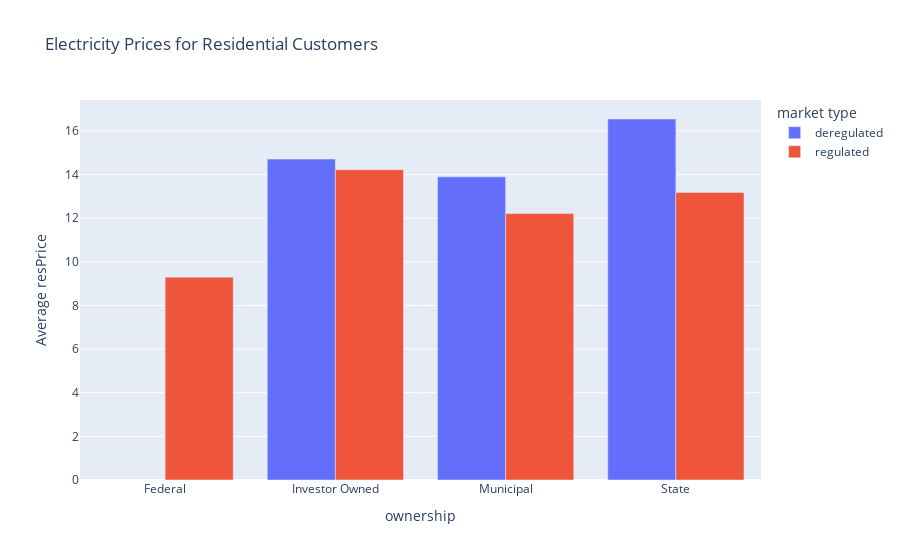

Write notebook code for a chart like this one.
### Code cell
df_2022 = df_cleaned[df_cleaned['year'] == 2022]
resavg = df_2022.groupby(['ownership', 'market type'])['resPrice'].mean().reset_index(name = 'Average resPrice')

# Filter the DataFrame to include only the desired ownership types
filtered_resavg = resavg[resavg['ownership'].isin(['Investor Owned', 'Municipal', 'State', 'Federal'])]
fig1 = px.bar(filtered_resavg, x = 'ownership', y = 'Average resPrice', color = 'market type', title = 'Electricity Prices for Residential Customers',barmode='group')
fig1

### Figure 1 — Plotly figure (JSON) as saved in the notebook; plotly's stock layout.template omitted (floating-point values rounded to 4 significant figures)
{"data": [{"alignmentgroup": "True", "hovertemplate": "market type=deregulated<br>ownership=%{x}<br>Average resPrice=%{y}<extra></extra>", "legendgroup": "deregulated", "marker": {"color": "#636efa", "pattern": {"shape": ""}}, "name": "deregulated", "offsetgroup": "deregulated", "orientation": "v", "showlegend": true, "textposition": "auto", "type": "bar", "x": ["Federal", "Investor Owned", "Municipal", "State"], "xaxis": "x", "y": [null, 14.71, 13.89, 16.55], "yaxis": "y"}, {"alignmentgroup": "True", "hovertemplate": "market type=regulated<br>ownership=%{x}<br>Average resPrice=%{y}<extra></extra>", "legendgroup": "regulated", "marker": {"color": "#EF553B", "pattern": {"shape": ""}}, "name": "regulated", "offsetgroup": "regulated", "orientation": "v", "showlegend": true, "textposition": "auto", "type": "bar", "x": ["Federal", "Investor Owned", "Municipal", "State"], "xaxis": "x", "y": [9.295, 14.22, 12.21, 13.17], "yaxis": "y"}], "layout": {"autosize": true, "barmode": "group", "legend": {"title": {"text": "market type"}, "tracegroupgap": 0}, "title": {"text": "Electricity Prices for Residential Customers"}, "xaxis": {"anchor": "y", "autorange": true, "domain": [0, 1], "range": [-0.5, 3.5], "title": {"text": "ownership"}, "type": "category"}, "yaxis": {"anchor": "x", "autorange": true, "domain": [0, 1], "range": [0, 17.42], "title": {"text": "Average resPrice"}, "type": "linear"}}}
